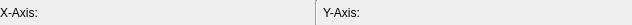
<?xml version="1.0" encoding="UTF-8"?>
<ui version="4.0">
 <class>PlotAxesConfigWidget</class>
 <widget class="QWidget" name="PlotAxesConfigWidget">
  <property name="geometry">
   <rect>
    <x>0</x>
    <y>0</y>
    <width>632</width>
    <height>25</height>
   </rect>
  </property>
  <property name="windowTitle">
   <string>Form</string>
  </property>
  <layout class="QGridLayout" name="gridLayout">
   <property name="horizontalSpacing">
    <number>5</number>
   </property>
   <property name="margin">
    <number>0</number>
   </property>
   <item row="0" column="0">
    <layout class="QHBoxLayout" name="horizontalLayout">
     <property name="spacing">
      <number>5</number>
     </property>
     <item>
      <widget class="QLabel" name="label">
       <property name="minimumSize">
        <size>
         <width>0</width>
         <height>23</height>
        </size>
       </property>
       <property name="text">
        <string>X-Axis:</string>
       </property>
      </widget>
     </item>
     <item>
      <widget class="rqt_multiplot::PlotAxisConfigWidget" name="plotAxisConfigWidgetX" native="true">
       <property name="sizePolicy">
        <sizepolicy hsizetype="MinimumExpanding" vsizetype="Preferred">
         <horstretch>0</horstretch>
         <verstretch>0</verstretch>
        </sizepolicy>
       </property>
      </widget>
     </item>
    </layout>
   </item>
   <item row="0" column="2">
    <layout class="QHBoxLayout" name="horizontalLayout_2">
     <property name="spacing">
      <number>5</number>
     </property>
     <item>
      <widget class="QLabel" name="label_2">
       <property name="minimumSize">
        <size>
         <width>0</width>
         <height>23</height>
        </size>
       </property>
       <property name="text">
        <string>Y-Axis:</string>
       </property>
      </widget>
     </item>
     <item>
      <widget class="rqt_multiplot::PlotAxisConfigWidget" name="plotAxisConfigWidgetY" native="true">
       <property name="sizePolicy">
        <sizepolicy hsizetype="MinimumExpanding" vsizetype="Preferred">
         <horstretch>0</horstretch>
         <verstretch>0</verstretch>
        </sizepolicy>
       </property>
      </widget>
     </item>
    </layout>
   </item>
   <item row="0" column="1">
    <widget class="Line" name="line">
     <property name="orientation">
      <enum>Qt::Vertical</enum>
     </property>
    </widget>
   </item>
  </layout>
 </widget>
 <customwidgets>
  <customwidget>
   <class>rqt_multiplot::PlotAxisConfigWidget</class>
   <extends>QWidget</extends>
   <header location="global">rqt_multiplot/PlotAxisConfigWidget.h</header>
   <container>1</container>
  </customwidget>
 </customwidgets>
 <resources/>
 <connections/>
</ui>
